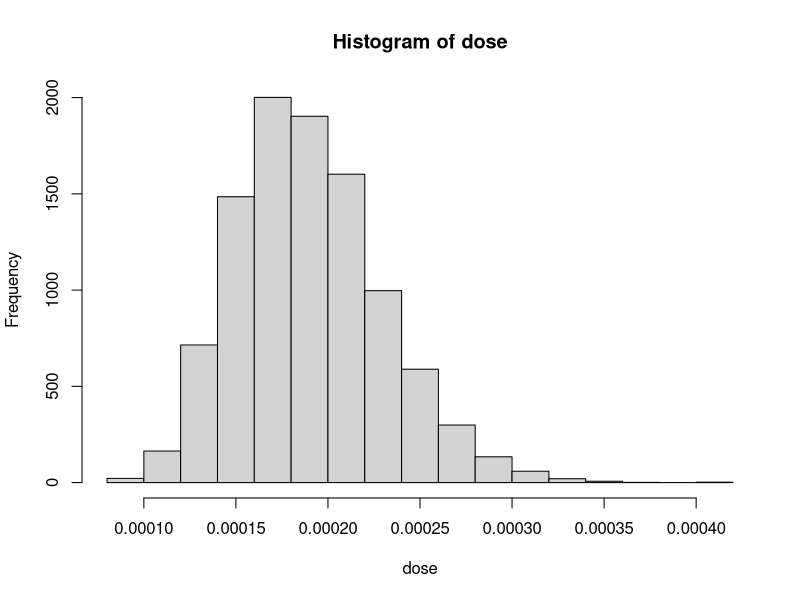

Recreate this plot in R.
## ---- chunk 1
n = 10^4 # number of MC iterations

# sample from inputs
c <- rnorm(n,0.0063,0.00063)
r <- rnorm(n,5,0.5)
ef <- runif(n,0.12,0.18)
bw <- rnorm(n,25.11,2.51)

# propagate to output
dose <- c*r*ef/bw

hist(dose)
